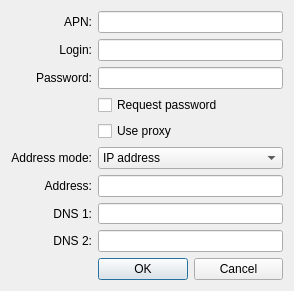
<?xml version="1.0" encoding="UTF-8"?>
<ui version="4.0">
 <class>apnSettingsDialog</class>
 <widget class="QDialog" name="apnSettingsDialog">
  <property name="geometry">
   <rect>
    <x>0</x>
    <y>0</y>
    <width>294</width>
    <height>291</height>
   </rect>
  </property>
  <property name="minimumSize">
   <size>
    <width>0</width>
    <height>291</height>
   </size>
  </property>
  <property name="maximumSize">
   <size>
    <width>16777215</width>
    <height>291</height>
   </size>
  </property>
  <property name="windowTitle">
   <string>APN configuration</string>
  </property>
  <layout class="QGridLayout" name="gridLayout_2">
   <item row="9" column="1">
    <widget class="QWidget" name="buttonWrapperWidget" native="true">
     <layout class="QGridLayout" name="gridLayout">
      <property name="leftMargin">
       <number>0</number>
      </property>
      <property name="topMargin">
       <number>0</number>
      </property>
      <property name="rightMargin">
       <number>0</number>
      </property>
      <property name="bottomMargin">
       <number>0</number>
      </property>
      <item row="0" column="0">
       <widget class="QPushButton" name="acceptButton">
        <property name="text">
         <string>OK</string>
        </property>
       </widget>
      </item>
      <item row="0" column="1">
       <widget class="QPushButton" name="cancelButton">
        <property name="text">
         <string>Cancel</string>
        </property>
       </widget>
      </item>
     </layout>
    </widget>
   </item>
   <item row="2" column="0">
    <widget class="QLabel" name="passwordLabel">
     <property name="text">
      <string>Password:</string>
     </property>
     <property name="alignment">
      <set>Qt::AlignRight|Qt::AlignTrailing|Qt::AlignVCenter</set>
     </property>
    </widget>
   </item>
   <item row="4" column="1">
    <widget class="QCheckBox" name="useProxyCheckBox">
     <property name="text">
      <string>Use proxy</string>
     </property>
    </widget>
   </item>
   <item row="7" column="0">
    <widget class="QLabel" name="dns1Label">
     <property name="text">
      <string>DNS 1:</string>
     </property>
     <property name="alignment">
      <set>Qt::AlignRight|Qt::AlignTrailing|Qt::AlignVCenter</set>
     </property>
    </widget>
   </item>
   <item row="1" column="0">
    <widget class="QLabel" name="loginLabel">
     <property name="text">
      <string>Login:</string>
     </property>
     <property name="alignment">
      <set>Qt::AlignRight|Qt::AlignTrailing|Qt::AlignVCenter</set>
     </property>
    </widget>
   </item>
   <item row="0" column="1">
    <widget class="QLineEdit" name="apnEdit">
     <property name="maximumSize">
      <size>
       <width>200</width>
       <height>16777215</height>
      </size>
     </property>
    </widget>
   </item>
   <item row="0" column="0">
    <widget class="QLabel" name="apnLabel">
     <property name="text">
      <string>APN:</string>
     </property>
     <property name="alignment">
      <set>Qt::AlignRight|Qt::AlignTrailing|Qt::AlignVCenter</set>
     </property>
    </widget>
   </item>
   <item row="3" column="1">
    <widget class="QCheckBox" name="requestPassCheckBox">
     <property name="text">
      <string>Request password</string>
     </property>
    </widget>
   </item>
   <item row="6" column="0">
    <widget class="QLabel" name="addressLabel">
     <property name="text">
      <string>Address:</string>
     </property>
     <property name="alignment">
      <set>Qt::AlignRight|Qt::AlignTrailing|Qt::AlignVCenter</set>
     </property>
    </widget>
   </item>
   <item row="5" column="0">
    <widget class="QLabel" name="label">
     <property name="text">
      <string>Address mode:</string>
     </property>
     <property name="alignment">
      <set>Qt::AlignRight|Qt::AlignTrailing|Qt::AlignVCenter</set>
     </property>
    </widget>
   </item>
   <item row="2" column="1">
    <widget class="QLineEdit" name="passwordEdit"/>
   </item>
   <item row="5" column="1">
    <widget class="QComboBox" name="addressModeComboBox">
     <item>
      <property name="text">
       <string>IP address</string>
      </property>
     </item>
     <item>
      <property name="text">
       <string>Text (domain name)</string>
      </property>
     </item>
    </widget>
   </item>
   <item row="1" column="1">
    <widget class="QLineEdit" name="loginEdit"/>
   </item>
   <item row="8" column="0">
    <widget class="QLabel" name="dns2Label">
     <property name="text">
      <string>DNS 2:</string>
     </property>
     <property name="alignment">
      <set>Qt::AlignRight|Qt::AlignTrailing|Qt::AlignVCenter</set>
     </property>
    </widget>
   </item>
   <item row="8" column="1">
    <widget class="QLineEdit" name="dns2Edit"/>
   </item>
   <item row="7" column="1">
    <widget class="QLineEdit" name="dns1Edit"/>
   </item>
   <item row="6" column="1">
    <widget class="QLineEdit" name="addressEdit"/>
   </item>
  </layout>
 </widget>
 <resources/>
 <connections/>
</ui>
